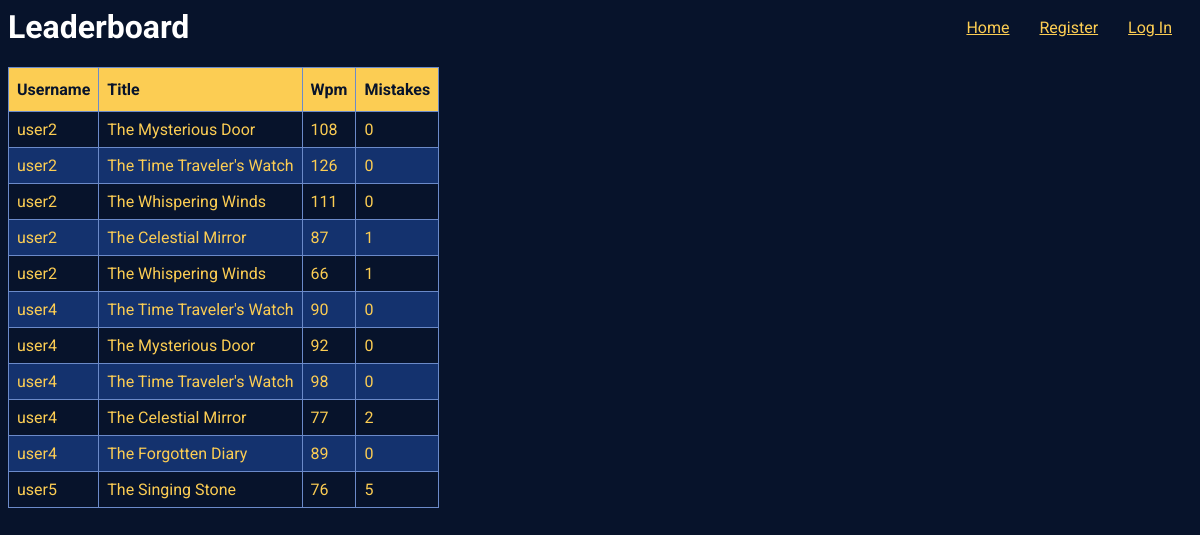
The app's page /leaderboard with its own data.
### tables this page shows
CREATE TABLE races (
    race_id integer primary key autoincrement,
    prompt_id int not null,
    user_id int not null,
    prompt_title int not null,
    wpm int not null,
    mistakes int not null,
    foreign key (user_id) references user (user_id),
    foreign key (prompt_id) references prompt (prompt_id)
);

CREATE TABLE users (
    user_id integer primary key autoincrement,
    username text unique not null,
    password text not null
);

### app.py (the view)
@app.route("/leaderboard", methods=['GET'])
def scores():
    if request.method == "GET":
        conn = get_db_connection()
        leaders = conn.execute('SELECT u.username, r.prompt_title, r.wpm, r.mistakes FROM races r INNER JOIN users u ON r.user_id = u.user_id').fetchall()
        conn.commit()
        return render_template('./leaderboard.html', leaders=leaders)

### app.py (called while the page is built)
def get_db_connection():
    conn = sqlite3.connect('database.db')
    conn.row_factory = sqlite3.Row
    return conn

### auth.py (called while the page is built)
@bp.before_app_request
def load_logged_in_user():
    user_id = session.get('user_id')
    if user_id is None:
        g.user = None
    else:
        g.user = get_db().execute(
            'SELECT * FROM users WHERE user_id = ?', (user_id,)
        ).fetchone()

### templates/leaderboard.html
<html>
    <head>
        <link rel="stylesheet" href="/static/style.css">
    </head>
<body>
    <nav>
        <ul id="nav-container">
        {% if g.user %}
            <li id="home"><a href="/">Home</a>
            <li id="user-id"><span>{{ g.user['username'] }}</span>
            <li><a id="logout" href="{{ url_for('auth.logout') }}">Log Out</a>
        {% else %}
            <li><a id="home-alt" href="/">Home</a>
            <li><a id="register" href="{{ url_for('auth.register') }}">Register</a>
            <li><a id="login" href="{{ url_for('auth.login') }}">Log In</a>
        {% endif %}
    </ul>
    </nav>
    <h1>Leaderboard</h1>
    <div class="leaderboard">
        <table id="leaderboard-table">
            <thead>
            <tr>
                <th>Username</th>
                <th>Title</th>
                <th>Wpm</th>
                <th>Mistakes</th>
            </tr>
            </thead>
            <tbody>
                {% for leader in leaders %}
                <tr>
                    <td>{{ leader['username'] }}</td>
                    <td>{{ leader['prompt_title'] }}</td>
                    <td>{{ leader['wpm'] }}</td>
                    <td>{{ leader['mistakes'] }}</td>
                </tr>
                {% endfor %}
            </tbody>
        </table>
    </div>
</body>
</html>

### static/style.css (style rules this page uses)
#nav-container { float: right; list-style: none; margin: 0; padding: 0; display: flex; flex-direction: row; justify-content: space-around; row-gap: 30px; }
#nav-container li { margin-right: 10px; padding: 10px; border-radius: 5px; }
#register { color: #fccd53; }
#login { color: #fccd53; }
#home-alt { color: #fccd53; }
h1 { color: white; }
body { background-color: #07132b; font-family: 'Roboto', sans-serif; overflow: hidden; }
#leaderboard-table { border-collapse: collapse; }
#leaderboard-table td, #leaderboard-table th { border: 1px solid #6b8ac9; padding: 8px; color: #fccd53; }
#leaderboard-table tr:nth-child(even) { background-color: #14326e; }
#leaderboard-table th { padding-top: 12px; padding-bottom: 12px; text-align: left; background-color: #fccd53; color: #07132b; }

### records on screen
races: username "user2", prompt_title "The Mysterious Door", wpm "108", mistakes "0"
races: username "user2", prompt_title "The Time Traveler's Watch", wpm "126", mistakes "0"
races: username "user2", prompt_title "The Whispering Winds", wpm "111", mistakes "0"
races: username "user2", prompt_title "The Celestial Mirror", wpm "87", mistakes "1"
races: username "user2", prompt_title "The Whispering Winds", wpm "66", mistakes "1"
races: username "user4", prompt_title "The Time Traveler's Watch", wpm "90", mistakes "0"
races: username "user4", prompt_title "The Mysterious Door", wpm "92", mistakes "0"
races: username "user4", prompt_title "The Time Traveler's Watch", wpm "98", mistakes "0"
races: username "user4", prompt_title "The Celestial Mirror", wpm "77", mistakes "2"
races: username "user4", prompt_title "The Forgotten Diary", wpm "89", mistakes "0"
races: username "user5", prompt_title "The Singing Stone", wpm "76", mistakes "5"
